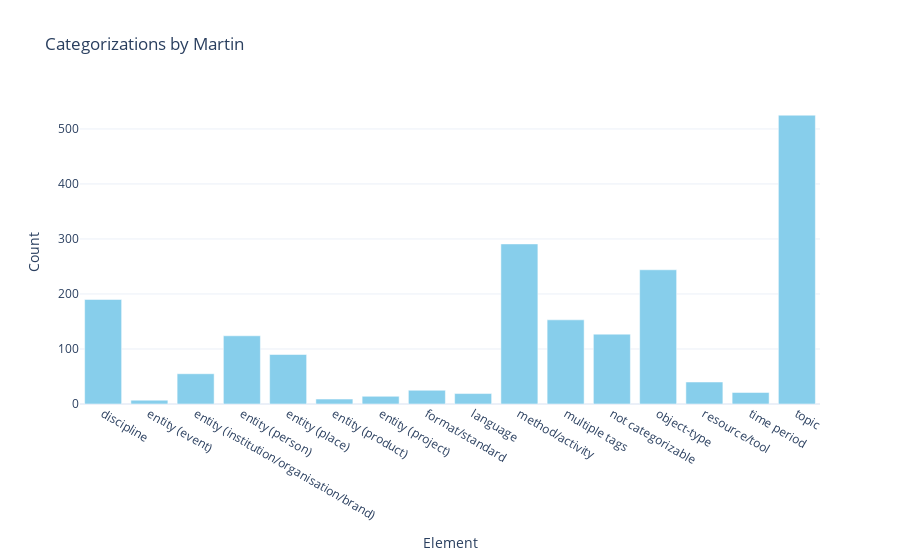

The code cell stored with this chart in its notebook:
### Code cell
# Flatten the frozensets and count occurrences - DHA-Zotero only
counter = Counter([item for subset in df_dha['Categories_x'] for item in subset])

# Separate the keys and values for plotting
items, counts = zip(*sorted(counter.items(), key=lambda x: x[0]))

# Plot
fig = go.Figure(data=[
    go.Bar(x=items, y=counts, marker_color='skyblue')
])

fig.update_layout(
    title='Categorizations by Martin',
    xaxis_title='Element',
    yaxis_title='Count',
    showlegend=False,
    template="plotly_white"
)

fig.show()

### Figure 1 — Plotly figure (JSON) as saved in the notebook; plotly's stock layout.template omitted (floating-point values rounded to 4 significant figures)
{"data": [{"marker": {"color": "skyblue"}, "type": "bar", "x": ["discipline", "entity (event)", "entity (institution/organisation/brand)", "entity (person)", "entity (place)", "entity (product)", "entity (project)", "format/standard", "language", "method/activity", "multiple tags", "not categorizable", "object-type", "resource/tool", "time period", "topic"], "y": [190, 7, 55, 124, 90, 9, 14, 25, 19, 291, 153, 127, 244, 40, 21, 525]}], "layout": {"showlegend": false, "title": {"text": "Categorizations by Martin"}, "xaxis": {"title": {"text": "Element"}}, "yaxis": {"title": {"text": "Count"}}}}
